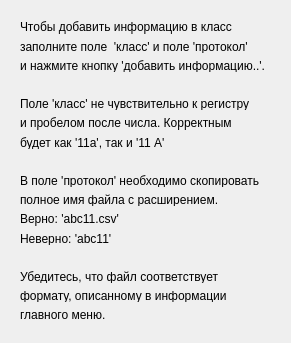
<?xml version="1.0" encoding="UTF-8"?>
<ui version="4.0">
 <class>Form</class>
 <widget class="QWidget" name="Form">
  <property name="geometry">
   <rect>
    <x>0</x>
    <y>0</y>
    <width>291</width>
    <height>343</height>
   </rect>
  </property>
  <property name="windowTitle">
   <string>Информация</string>
  </property>
  <widget class="QWidget" name="verticalLayoutWidget">
   <property name="geometry">
    <rect>
     <x>20</x>
     <y>20</y>
     <width>261</width>
     <height>301</height>
    </rect>
   </property>
   <layout class="QVBoxLayout" name="verticalLayout">
    <item>
     <widget class="QLabel" name="label_2">
      <property name="text">
       <string>Чтобы добавить информацию в класс</string>
      </property>
     </widget>
    </item>
    <item>
     <widget class="QLabel" name="label_4">
      <property name="text">
       <string>заполните поле  'класс' и поле 'протокол' </string>
      </property>
     </widget>
    </item>
    <item>
     <widget class="QLabel" name="label_6">
      <property name="text">
       <string>и нажмите кнопку 'добавить информацию..'.</string>
      </property>
     </widget>
    </item>
    <item>
     <widget class="QLabel" name="label_7">
      <property name="text">
       <string/>
      </property>
     </widget>
    </item>
    <item>
     <widget class="QLabel" name="label_5">
      <property name="text">
       <string>Поле 'класс' не чувствительно к регистру</string>
      </property>
     </widget>
    </item>
    <item>
     <widget class="QLabel" name="label_8">
      <property name="text">
       <string>и пробелом после числа. Корректным</string>
      </property>
     </widget>
    </item>
    <item>
     <widget class="QLabel" name="label_9">
      <property name="text">
       <string>будет как '11а', так и '11 А'</string>
      </property>
     </widget>
    </item>
    <item>
     <widget class="QLabel" name="label_10">
      <property name="text">
       <string/>
      </property>
     </widget>
    </item>
    <item>
     <widget class="QLabel" name="label_12">
      <property name="text">
       <string>В поле 'протокол' необходимо скопировать</string>
      </property>
     </widget>
    </item>
    <item>
     <widget class="QLabel" name="label_16">
      <property name="text">
       <string>полное имя файла с расширением.</string>
      </property>
     </widget>
    </item>
    <item>
     <widget class="QLabel" name="label_11">
      <property name="text">
       <string>Верно: 'abc11.csv'</string>
      </property>
     </widget>
    </item>
    <item>
     <widget class="QLabel" name="label_13">
      <property name="text">
       <string>Неверно: 'abc11'</string>
      </property>
     </widget>
    </item>
    <item>
     <widget class="QLabel" name="label_14">
      <property name="text">
       <string/>
      </property>
     </widget>
    </item>
    <item>
     <widget class="QLabel" name="label_15">
      <property name="text">
       <string>Убедитесь, что файл соответствует</string>
      </property>
     </widget>
    </item>
    <item>
     <widget class="QLabel" name="label_3">
      <property name="text">
       <string>формату, описанному в информации</string>
      </property>
     </widget>
    </item>
    <item>
     <widget class="QLabel" name="label">
      <property name="text">
       <string>главного меню.</string>
      </property>
     </widget>
    </item>
   </layout>
  </widget>
 </widget>
 <resources/>
 <connections/>
</ui>
